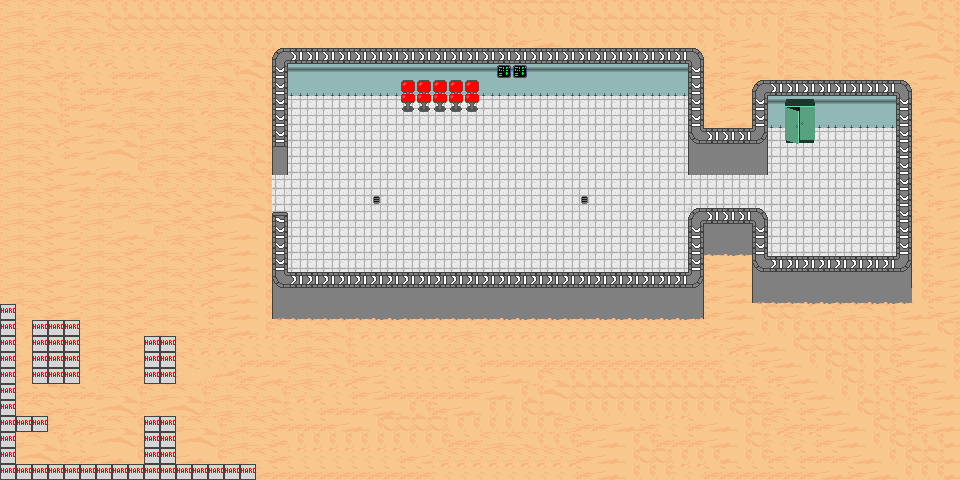

Tiled map render using the project's own tile images. Description and the map definition, with tile-layer contents summarised, below:
An orthogonal 60x30 tile map with 16x16 px tiles, 1 tile layer (background).

<map version="1.0" orientation="orthogonal" width="60" height="30" tilewidth="16" tileheight="16">
 <tileset firstgid="1" name="tiles" tilewidth="16" tileheight="16">
  <image source="Tiles.png" width="1024" height="1024" />
  <tile id="4">
   <properties>
    <property name="blocked" value="" />
   </properties>
  </tile>
  <tile id="5">
   <properties>
    <property name="blocked" value="" />
   </properties>
  </tile>
  <tile id="6">
   <properties>
    <property name="blocked" value="" />
   </properties>
  </tile>
  <tile id="8">
   <properties>
    <property name="blocked" value="blocked" />
   </properties>
  </tile>
  <tile id="9">
   <properties>
    <property name="animation" value="console" />
   </properties>
  </tile>
  <tile id="10">
   <properties>
    <property name="animation" value="console" />
   </properties>
  </tile>
  <tile id="16">
   <properties>
    <property name="blocked" value="" />
   </properties>
  </tile>
  <tile id="24">
   <properties>
    <property name="blocked" value="" />
   </properties>
  </tile>
  <tile id="25">
   <properties>
    <property name="blocked" value="" />
   </properties>
  </tile>
  <tile id="40">
   <properties>
    <property name="blocked" value="" />
   </properties>
  </tile>
  <tile id="41">
   <properties>
    <property name="blocked" value="" />
   </properties>
  </tile>
  <tile id="42">
   <properties>
    <property name="blocked" value="" />
   </properties>
  </tile>
  <tile id="48">
   <properties>
    <property name="blocked" value="" />
   </properties>
  </tile>
  <tile id="49">
   <properties>
    <property name="blocked" value="" />
   </properties>
  </tile>
  <tile id="50">
   <properties>
    <property name="blocked" value="" />
   </properties>
  </tile>
  <tile id="56">
   <properties>
    <property name="blocked" value="" />
   </properties>
  </tile>
  <tile id="57">
   <properties>
    <property name="blocked" value="" />
   </properties>
  </tile>
  <tile id="58">
   <properties>
    <property name="blocked" value="" />
   </properties>
  </tile>
  <tile id="320">
   <properties>
    <property name="blocked" value="blocked" />
   </properties>
  </tile>
  <tile id="321">
   <properties>
    <property name="blocked" value="blocked" />
   </properties>
  </tile>
  <tile id="322">
   <properties>
    <property name="blocked" value="blocked" />
   </properties>
  </tile>
  <tile id="323">
   <properties>
    <property name="blocked" value="blocked" />
   </properties>
  </tile>
  <tile id="324">
   <properties>
    <property name="blocked" value="blocked" />
   </properties>
  </tile>
  <tile id="328">
   <properties>
    <property name="blocked" value="blocked" />
   </properties>
  </tile>
  <tile id="329">
   <properties>
    <property name="blocked" value="blocked" />
   </properties>
  </tile>
  <tile id="330">
   <properties>
    <property name="blocked" value="blocked" />
   </properties>
  </tile>
  <tile id="384">
   <properties>
    <property name="blocked" value="blocked" />
   </properties>
  </tile>
  <tile id="386">
   <properties>
    <property name="blocked" value="blocked" />
   </properties>
  </tile>
  <tile id="448">
   <properties>
    <property name="blocked" value="blocked" />
   </properties>
  </tile>
  <tile id="449">
   <properties>
    <property name="blocked" value="blocked" />
   </properties>
  </tile>
  <tile id="450">
   <properties>
    <property name="blocked" value="blocked" />
   </properties>
  </tile>
  <tile id="452">
   <properties>
    <property name="blocked" value="blocked" />
   </properties>
  </tile>
  <tile id="453">
   <properties>
    <property name="blocked" value="blocked" />
   </properties>
  </tile>
  <tile id="454">
   <properties>
    <property name="blocked" value="blocked" />
   </properties>
  </tile>
 </tileset>
 <layer name="background" width="60" height="30">
  <data>[1800 cells, 1800 non-empty, 53 distinct tile ids]</data>
 </layer>
</map>